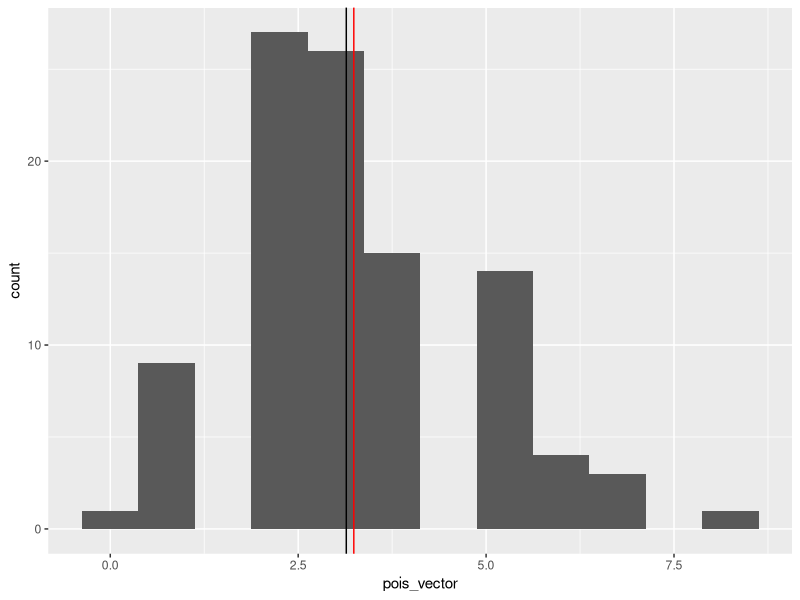
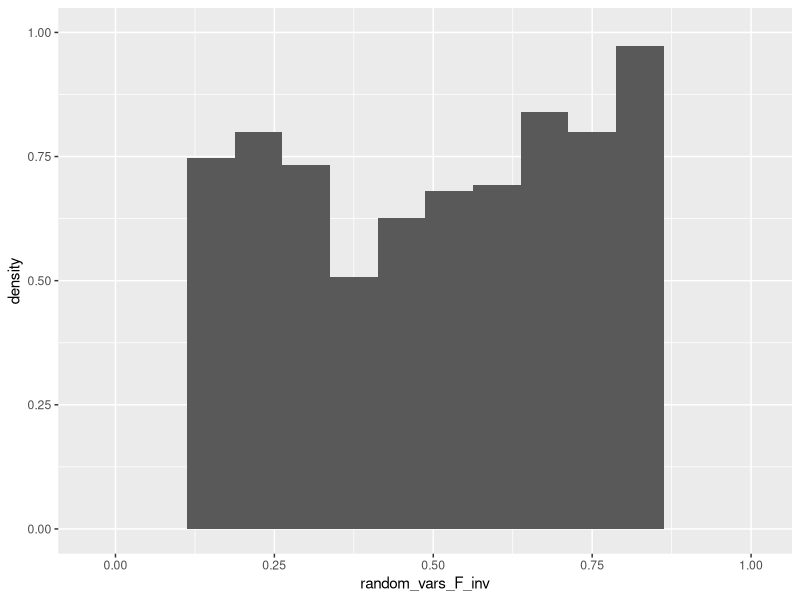

Reproduce these figures in R, in order.
## ---- chunk 1
pois_vector = rpois(n = 100, lambda = 3.14)
mean(pois_vector)
## ---- chunk 2
library(ggplot2)
library(tidyverse)
## ---- chunk 3
pois_df = data.frame(pois_vector = pois_vector)
pois_sample_mean = mean(pois_vector)

ggplot(data = pois_df, aes(x = pois_vector)) + 
  geom_histogram(binwidth = 0.75) + 
  geom_vline(xintercept = 3.14, color = "black") + 
  geom_vline(xintercept = pois_sample_mean, color = "red")

## ---- chunk 4
1 - ppois(q = 99, lambda = 100)
## ---- chunk 5
norm_variables = rnorm(10000, mean = 0, sd = 1)

# Within 1 SD of the mean:
within_range1 = rep(NA, 10000)
for (i in 1:10000) {
  curr_norm_var = norm_variables[i]
  if (curr_norm_var >= -1 && curr_norm_var <= 1)
    within_range1[i] = TRUE
  else {
    within_range1[i] = FALSE
  }
}
mean(within_range1)

# Within 2 SD of the mean:
within_range2 = rep(NA, 10000)
for (i in 1:10000) {
  curr_norm_var = norm_variables[i]
  if (curr_norm_var >= -2 && curr_norm_var <= 2)
    within_range2[i] = TRUE
  else {
    within_range2[i] = FALSE
  }
}
mean(within_range2)

# Within 3 SD of the mean:
within_range3 = rep(NA, 10000)
for (i in 1:10000) {
  curr_norm_var = norm_variables[i]
  if (curr_norm_var >= -3 && curr_norm_var <= 3)
    within_range3[i] = TRUE
  else {
    within_range3[i] = FALSE
  }
}
mean(within_range3)

## ---- chunk 6
rmaxexp <- function(n, m) {
  # Hint:
  # Create a length-n vector v and
  # repeat the following n times, storing results in the entries of v:
  # first generate m Exp(1) random variables,
  # THEN find their maximum.
  
  Z_1_through_Z_n = rep(NA, n)
  for (i in 1:n) {
    X_1_through_X_m = rexp(n = m, rate = 1)
    Z_1_through_Z_n[i] = max(X_1_through_X_m)
  }
  
  return(Z_1_through_Z_n)
}

rmaxexp(10, 1000)
## ---- chunk 7
random_seating <- function() {
  # TODO: write code that randomly assigns 100 people to 100 seats
  people_numbers = sample(100, size = 100, replace = FALSE)
  seat_numbers = sample(100, size = 100, replace = FALSE)
  # TODO: check if any person ended up in the seat matching their number.
   # If not, return TRUE. If so, return FALSE.
  if (sum((people_numbers - seat_numbers) == 0) > 0) {
    # At least one of the people and seat numbers were equal
    return(FALSE)
  } else{
    # None of the people and seat numbers were equal
    return(TRUE)
  }
}
## ---- chunk 8

# TODO: Monte Carlo code goes here.
NMC = 1000
result_vector = rep(NA, NMC)
for (i in 1:NMC) {
  result_vector[i] = random_seating()
}

# TODO: don't forget to include code that actually evaluates your answer!
# Something like (uncomment this next line if you want)
# estimate_of_p100 <- ESTIMATE_GOES_HERE

p_100 = sum(result_vector)/NMC
p_100

## ---- chunk 9
examCDF <- function(t) {
  if (t <= 0) {
    return(0)
  } else if (t > 1) {
    return(1)
  } else {
    return(0.5 + asin(2*t - 1)/pi)
  }
}

examCDF(2)
examCDF(-1)
examCDF(0.9999999999)
## ---- chunk 10
examdensity <- function(t) {
  if (t <= 0) {
    return(0)
  } else if (t > 1) {
    return(0)
  } else {
    return( 1/( pi*sqrt( t*(1-t) ) ) )
  }
}

examdensity(0)
examdensity(2)
examdensity(0.75)
## ---- chunk 11
examCDFinv <- function(t) {
  if (t <= 0) {
    return(0)
  } else if(t > 1) {
    return(1)
  } else {
    return((sin((pi*t) - (pi/2)) + 1)/2 )
  }
}

examCDF(examCDFinv(0.5))
examCDF(examCDFinv(0.95))
examCDF(examCDFinv(1))
examCDF(examCDFinv(0))
## ---- chunk 12
n = 1000
inputs = runif(n = n, min = 0, max = 1)
random_vars_F_inv = rep(NA, n)
for (i in 1:n) {
  random_vars_F_inv[i] = examCDFinv(inputs[i])
}

df = data.frame(inputs = inputs, random_vars_F_inv = random_vars_F_inv)
ggplot(data = df) + 
  geom_histogram(aes(x = random_vars_F_inv, y = ..density..), binwidth = 0.075) + 
  stat_function(fun = examdensity, aes(x = inputs), color = "red") + 
  ylim(0, 1)

## ---- chunk 13
qnorm(.95, mean = 0, sd = 1)
## ---- chunk 14
qnorm(.99, mean = 0, sd = 1)
## ---- chunk 15
qnorm(.975, mean = 0, sd = 1)
qnorm(.025, mean = 0, sd = 1)
## ---- chunk 16
qnorm(.995, mean = 0, sd = 1)
qnorm(.005, mean = 0, sd = 1)
## ---- chunk 17
qexp(.95, rate = 1)
## ---- chunk 18
qexp(.99, rate = 1)
## ---- chunk 19
# Treatment data
# Number of hairballs coughed up by each of the 25 cats in the treatment group.
treatment <- c(3, 2, 4, 4, 3, 4, 1, 2, 4, 5, 2, 5, 3, 0, 3, 2, 2, 3, 4, 5, 3, 2, 1, 3, 2)
# Control data
# Number of hairballs coughed up by each of the 25 cats in the control group.
control <- c(1, 2, 1, 3, 1, 0, 1, 3, 2, 4, 2, 3, 5, 2, 2, 3, 3, 1, 3, 2, 2, 4, 0, 1, 2)
## ---- chunk 20
test_stat <- function(trt, ctl) {
  return(mean(trt) - mean(ctl))
}
## ---- chunk 21
observed_test_stat = test_stat(treatment, control)
observed_test_stat

permute_and_get_one_null_test_stat = function(treatment, control) {
  pooled_data = c(treatment, control)
  n_control = length(control)
  n_treatment = length(treatment)

  shuffled_data = sample(pooled_data, size=(n_control+n_treatment), replace=FALSE)
  shuffled_control = shuffled_data[1:n_control]
  shuffled_treatment = shuffled_data[(n_control+1):(n_control+n_treatment)]
  
  return(test_stat(shuffled_treatment, shuffled_control))
}

NMC = 1000
null_test_stats = rep(NA, NMC)
for (i in 1:NMC) {
  null_test_stats[i] = permute_and_get_one_null_test_stat(treatment, control)
}

p_value = sum(null_test_stats <= observed_test_stat)/NMC
p_value
## ---- chunk 22
# No code needed here
